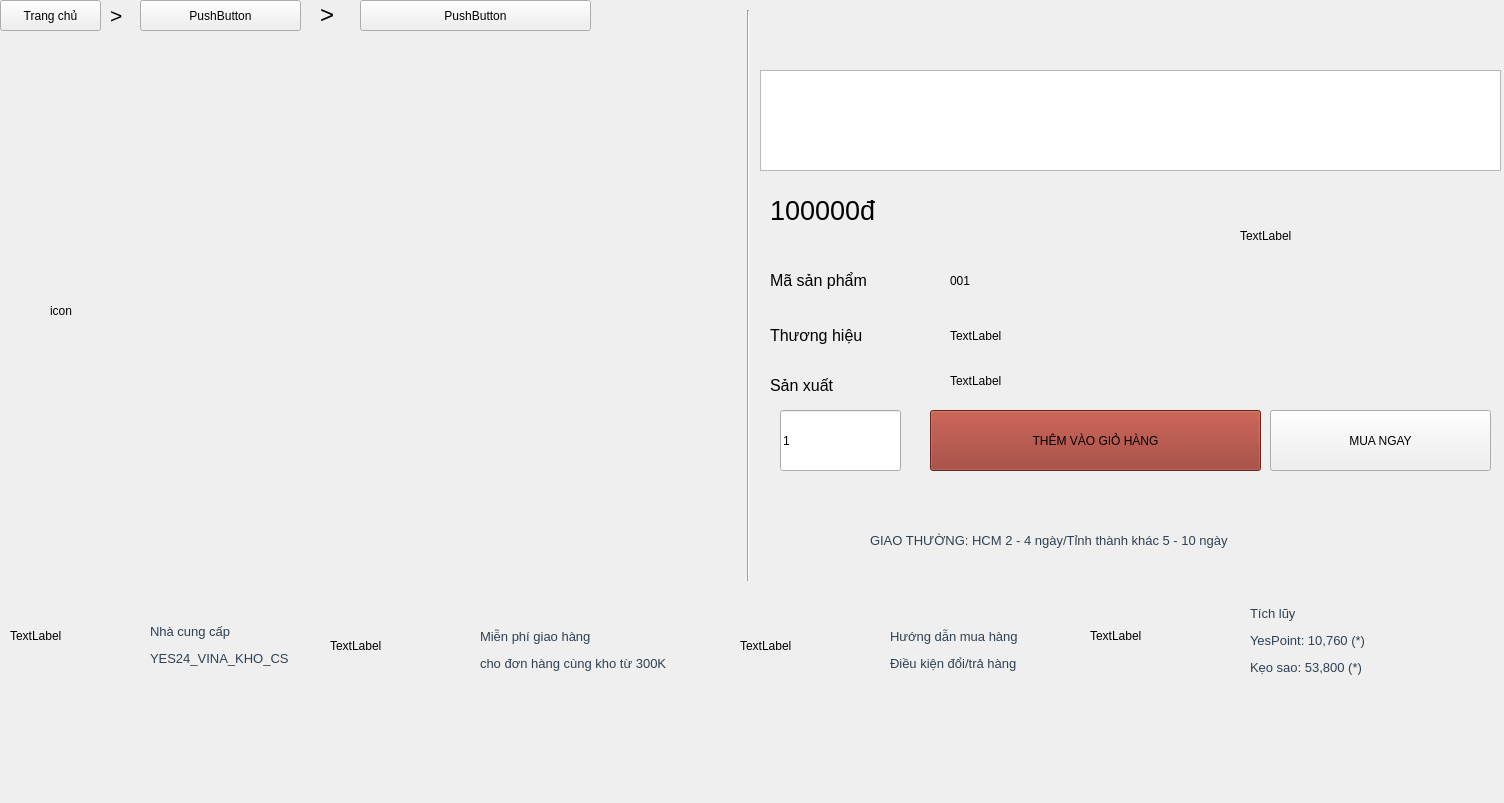
<?xml version="1.0" encoding="UTF-8"?>
<ui version="4.0">
 <class>viewDetailProduct</class>
 <widget class="QWidget" name="viewDetailProduct">
  <property name="geometry">
   <rect>
    <x>0</x>
    <y>0</y>
    <width>1504</width>
    <height>803</height>
   </rect>
  </property>
  <property name="windowTitle">
   <string>Form</string>
  </property>
  <property name="styleSheet">
   <string notr="true"/>
  </property>
  <widget class="QLabel" name="icon">
   <property name="geometry">
    <rect>
     <x>50</x>
     <y>50</y>
     <width>681</width>
     <height>521</height>
    </rect>
   </property>
   <property name="text">
    <string>icon</string>
   </property>
  </widget>
  <widget class="QTextEdit" name="name">
   <property name="geometry">
    <rect>
     <x>760</x>
     <y>70</y>
     <width>741</width>
     <height>101</height>
    </rect>
   </property>
  </widget>
  <widget class="QLabel" name="price">
   <property name="geometry">
    <rect>
     <x>770</x>
     <y>170</y>
     <width>451</width>
     <height>81</height>
    </rect>
   </property>
   <property name="text">
    <string>&lt;html&gt;&lt;head/&gt;&lt;body&gt;&lt;p&gt;&lt;span style=&quot; font-size:20pt;&quot;&gt;100000đ&lt;/span&gt;&lt;/p&gt;&lt;/body&gt;&lt;/html&gt;</string>
   </property>
  </widget>
  <widget class="Line" name="line">
   <property name="geometry">
    <rect>
     <x>740</x>
     <y>10</y>
     <width>16</width>
     <height>571</height>
    </rect>
   </property>
   <property name="orientation">
    <enum>Qt::Vertical</enum>
   </property>
  </widget>
  <widget class="QLabel" name="label_2">
   <property name="geometry">
    <rect>
     <x>770</x>
     <y>265</y>
     <width>151</width>
     <height>31</height>
    </rect>
   </property>
   <property name="text">
    <string>&lt;html&gt;&lt;head/&gt;&lt;body&gt;&lt;p&gt;&lt;span style=&quot; font-size:12pt;&quot;&gt;Mã sản phẩm&lt;/span&gt;&lt;/p&gt;&lt;/body&gt;&lt;/html&gt;</string>
   </property>
  </widget>
  <widget class="QLabel" name="idProduct">
   <property name="geometry">
    <rect>
     <x>950</x>
     <y>265</y>
     <width>331</width>
     <height>31</height>
    </rect>
   </property>
   <property name="text">
    <string>001</string>
   </property>
  </widget>
  <widget class="QLabel" name="label_4">
   <property name="geometry">
    <rect>
     <x>770</x>
     <y>320</y>
     <width>171</width>
     <height>31</height>
    </rect>
   </property>
   <property name="text">
    <string>&lt;html&gt;&lt;head/&gt;&lt;body&gt;&lt;p&gt;&lt;span style=&quot; font-size:12pt;&quot;&gt;Thương hiệu&lt;/span&gt;&lt;/p&gt;&lt;/body&gt;&lt;/html&gt;</string>
   </property>
  </widget>
  <widget class="QLabel" name="brand">
   <property name="geometry">
    <rect>
     <x>950</x>
     <y>315</y>
     <width>341</width>
     <height>41</height>
    </rect>
   </property>
   <property name="text">
    <string>TextLabel</string>
   </property>
  </widget>
  <widget class="QLineEdit" name="quanity">
   <property name="geometry">
    <rect>
     <x>780</x>
     <y>410</y>
     <width>121</width>
     <height>61</height>
    </rect>
   </property>
   <property name="text">
    <string>1</string>
   </property>
  </widget>
  <widget class="QPushButton" name="addCart">
   <property name="geometry">
    <rect>
     <x>930</x>
     <y>410</y>
     <width>331</width>
     <height>61</height>
    </rect>
   </property>
   <property name="styleSheet">
    <string notr="true">background-color: rgb(148, 49, 38);</string>
   </property>
   <property name="text">
    <string>THÊM VÀO GIỎ HÀNG</string>
   </property>
  </widget>
  <widget class="QPushButton" name="buyNow">
   <property name="geometry">
    <rect>
     <x>1270</x>
     <y>410</y>
     <width>221</width>
     <height>61</height>
    </rect>
   </property>
   <property name="text">
    <string>MUA NGAY</string>
   </property>
  </widget>
  <widget class="QLabel" name="chungNhan">
   <property name="geometry">
    <rect>
     <x>1240</x>
     <y>170</y>
     <width>211</width>
     <height>131</height>
    </rect>
   </property>
   <property name="text">
    <string>TextLabel</string>
   </property>
  </widget>
  <widget class="QLabel" name="label_3">
   <property name="geometry">
    <rect>
     <x>870</x>
     <y>510</y>
     <width>571</width>
     <height>61</height>
    </rect>
   </property>
   <property name="styleSheet">
    <string notr="true">color: #2E4053;</string>
   </property>
   <property name="text">
    <string>&lt;html&gt;&lt;head/&gt;&lt;body&gt;&lt;p&gt;&lt;span style=&quot; font-size:10pt;&quot;&gt;GIAO THƯỜNG: HCM 2 - 4 ngày/Tỉnh thành khác 5 - 10 ngày&lt;/span&gt;&lt;/p&gt;&lt;/body&gt;&lt;/html&gt;</string>
   </property>
  </widget>
  <widget class="QLabel" name="iconTuiXach">
   <property name="geometry">
    <rect>
     <x>770</x>
     <y>510</y>
     <width>91</width>
     <height>61</height>
    </rect>
   </property>
   <property name="text">
    <string/>
   </property>
  </widget>
  <widget class="QLabel" name="kho">
   <property name="geometry">
    <rect>
     <x>10</x>
     <y>580</y>
     <width>131</width>
     <height>111</height>
    </rect>
   </property>
   <property name="text">
    <string>TextLabel</string>
   </property>
  </widget>
  <widget class="QLabel" name="label_5">
   <property name="geometry">
    <rect>
     <x>150</x>
     <y>580</y>
     <width>191</width>
     <height>131</height>
    </rect>
   </property>
   <property name="styleSheet">
    <string notr="true">color:#2E4053;</string>
   </property>
   <property name="text">
    <string>&lt;html&gt;&lt;head/&gt;&lt;body&gt;&lt;p&gt;&lt;span style=&quot; font-size:10pt;&quot;&gt;Nhà cung cấp&lt;/span&gt;&lt;/p&gt;&lt;p&gt;&lt;span style=&quot; font-size:10pt;&quot;&gt;YES24_VINA_KHO_CS&lt;/span&gt;&lt;/p&gt;&lt;/body&gt;&lt;/html&gt;</string>
   </property>
  </widget>
  <widget class="QLabel" name="iconXetai">
   <property name="geometry">
    <rect>
     <x>330</x>
     <y>590</y>
     <width>141</width>
     <height>111</height>
    </rect>
   </property>
   <property name="text">
    <string>TextLabel</string>
   </property>
  </widget>
  <widget class="QLabel" name="label_6">
   <property name="geometry">
    <rect>
     <x>480</x>
     <y>610</y>
     <width>231</width>
     <height>81</height>
    </rect>
   </property>
   <property name="styleSheet">
    <string notr="true">color: #2E4053;</string>
   </property>
   <property name="text">
    <string>&lt;html&gt;&lt;head/&gt;&lt;body&gt;&lt;p&gt;&lt;span style=&quot; font-size:10pt;&quot;&gt;Miễn phí giao hàng&lt;/span&gt;&lt;/p&gt;&lt;p&gt;&lt;span style=&quot; font-size:10pt;&quot;&gt;cho đơn hàng cùng kho từ 300K&lt;/span&gt;&lt;/p&gt;&lt;/body&gt;&lt;/html&gt;</string>
   </property>
  </widget>
  <widget class="QLabel" name="help">
   <property name="geometry">
    <rect>
     <x>740</x>
     <y>590</y>
     <width>151</width>
     <height>111</height>
    </rect>
   </property>
   <property name="text">
    <string>TextLabel</string>
   </property>
  </widget>
  <widget class="QLabel" name="label_7">
   <property name="geometry">
    <rect>
     <x>890</x>
     <y>600</y>
     <width>181</width>
     <height>101</height>
    </rect>
   </property>
   <property name="styleSheet">
    <string notr="true">color: #2E4053;</string>
   </property>
   <property name="text">
    <string>&lt;html&gt;&lt;head/&gt;&lt;body&gt;&lt;p&gt;&lt;span style=&quot; font-size:10pt;&quot;&gt;Hướng dẫn mua hàng&lt;/span&gt;&lt;/p&gt;&lt;p&gt;&lt;span style=&quot; font-size:10pt;&quot;&gt;Điều kiện đổi/trả hàng&lt;/span&gt;&lt;/p&gt;&lt;/body&gt;&lt;/html&gt;</string>
   </property>
  </widget>
  <widget class="QLabel" name="conheo">
   <property name="geometry">
    <rect>
     <x>1090</x>
     <y>580</y>
     <width>151</width>
     <height>111</height>
    </rect>
   </property>
   <property name="text">
    <string>TextLabel</string>
   </property>
  </widget>
  <widget class="QLabel" name="label_8">
   <property name="geometry">
    <rect>
     <x>1250</x>
     <y>590</y>
     <width>251</width>
     <height>101</height>
    </rect>
   </property>
   <property name="styleSheet">
    <string notr="true">color:#2E4053;</string>
   </property>
   <property name="text">
    <string>&lt;html&gt;&lt;head/&gt;&lt;body&gt;&lt;p&gt;&lt;span style=&quot; font-size:10pt;&quot;&gt;Tích lũy&lt;/span&gt;&lt;/p&gt;&lt;p&gt;&lt;span style=&quot; font-size:10pt;&quot;&gt;YesPoint: 10,760 (*)&lt;/span&gt;&lt;/p&gt;&lt;p&gt;&lt;span style=&quot; font-size:10pt;&quot;&gt;Kẹo sao: 53,800 (*)&lt;/span&gt;&lt;/p&gt;&lt;/body&gt;&lt;/html&gt;</string>
   </property>
  </widget>
  <widget class="QLabel" name="label_9">
   <property name="geometry">
    <rect>
     <x>770</x>
     <y>370</y>
     <width>131</width>
     <height>31</height>
    </rect>
   </property>
   <property name="text">
    <string>&lt;html&gt;&lt;head/&gt;&lt;body&gt;&lt;p&gt;&lt;span style=&quot; font-size:12pt;&quot;&gt;Sản xuất&lt;/span&gt;&lt;/p&gt;&lt;/body&gt;&lt;/html&gt;</string>
   </property>
  </widget>
  <widget class="QLabel" name="madein">
   <property name="geometry">
    <rect>
     <x>950</x>
     <y>360</y>
     <width>141</width>
     <height>41</height>
    </rect>
   </property>
   <property name="text">
    <string>TextLabel</string>
   </property>
  </widget>
  <widget class="QPushButton" name="home">
   <property name="geometry">
    <rect>
     <x>0</x>
     <y>0</y>
     <width>101</width>
     <height>31</height>
    </rect>
   </property>
   <property name="text">
    <string>Trang chủ</string>
   </property>
  </widget>
  <widget class="QPushButton" name="category">
   <property name="geometry">
    <rect>
     <x>140</x>
     <y>0</y>
     <width>161</width>
     <height>31</height>
    </rect>
   </property>
   <property name="text">
    <string>PushButton</string>
   </property>
  </widget>
  <widget class="QPushButton" name="kind">
   <property name="geometry">
    <rect>
     <x>360</x>
     <y>0</y>
     <width>231</width>
     <height>31</height>
    </rect>
   </property>
   <property name="text">
    <string>PushButton</string>
   </property>
  </widget>
  <widget class="QLabel" name="label">
   <property name="geometry">
    <rect>
     <x>110</x>
     <y>-10</y>
     <width>21</width>
     <height>51</height>
    </rect>
   </property>
   <property name="text">
    <string>&lt;html&gt;&lt;head/&gt;&lt;body&gt;&lt;p&gt;&lt;span style=&quot; font-size:16pt;&quot;&gt;&amp;gt;&lt;/span&gt;&lt;/p&gt;&lt;/body&gt;&lt;/html&gt;</string>
   </property>
  </widget>
  <widget class="QLabel" name="label_10">
   <property name="geometry">
    <rect>
     <x>320</x>
     <y>-10</y>
     <width>31</width>
     <height>51</height>
    </rect>
   </property>
   <property name="text">
    <string>&lt;html&gt;&lt;head/&gt;&lt;body&gt;&lt;p&gt;&lt;span style=&quot; font-size:18pt;&quot;&gt;&amp;gt;&lt;/span&gt;&lt;/p&gt;&lt;/body&gt;&lt;/html&gt;</string>
   </property>
  </widget>
 </widget>
 <resources/>
 <connections/>
</ui>
